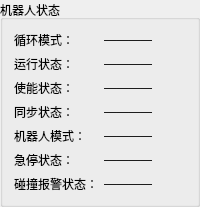
      <widget class="QGroupBox" name="groupBox_4">
       <property name="sizePolicy">
        <sizepolicy hsizetype="Preferred" vsizetype="Preferred">
         <horstretch>0</horstretch>
         <verstretch>0</verstretch>
        </sizepolicy>
       </property>
       <property name="title">
        <string>机器人状态</string>
       </property>
       <layout class="QGridLayout" name="gridLayout_5">
        <item row="4" column="0">
         <widget class="QLabel" name="label_6">
          <property name="text">
           <string>机器人模式：</string>
          </property>
         </widget>
        </item>
        <item row="4" column="1">
         <widget class="QLabel" name="LB_robot_mode">
          <property name="text">
           <string>————</string>
          </property>
         </widget>
        </item>
        <item row="1" column="0">
         <widget class="QLabel" name="label_3">
          <property name="text">
           <string>运行状态：</string>
          </property>
         </widget>
        </item>
        <item row="2" column="1">
         <widget class="QLabel" name="LB_brake_state">
          <property name="text">
           <string>————</string>
          </property>
         </widget>
        </item>
        <item row="0" column="1">
         <widget class="QLabel" name="LB_cyclical_mode">
          <property name="text">
           <string>————</string>
          </property>
         </widget>
        </item>
        <item row="1" column="1">
         <widget class="QLabel" name="LB_running_state">
          <property name="text">
           <string>————</string>
          </property>
         </widget>
        </item>
        <item row="6" column="1">
         <widget class="QLabel" name="LB_crash_state">
          <property name="text">
           <string>————</string>
          </property>
         </widget>
        </item>
        <item row="0" column="0">
         <widget class="QLabel" name="label_2">
          <property name="text">
           <string>循环模式：</string>
          </property>
         </widget>
        </item>
        <item row="6" column="0">
         <widget class="QLabel" name="label_7">
          <property name="text">
           <string>碰撞报警状态：</string>
          </property>
         </widget>
        </item>
        <item row="3" column="0">
         <widget class="QLabel" name="label_5">
          <property name="text">
           <string>同步状态：</string>
          </property>
         </widget>
        </item>
        <item row="2" column="0">
         <widget class="QLabel" name="label_4">
          <property name="text">
           <string>使能状态：</string>
          </property>
         </widget>
        </item>
        <item row="3" column="1">
         <widget class="QLabel" name="LB_synch_state">
          <property name="text">
           <string>————</string>
          </property>
         </widget>
        </item>
        <item row="5" column="0">
         <widget class="QLabel" name="label_14">
          <property name="text">
           <string>急停状态：</string>
          </property>
         </widget>
        </item>
        <item row="5" column="1">
         <widget class="QLabel" name="LB_stop_state">
          <property name="text">
           <string>————</string>
          </property>
         </widget>
        </item>
       </layout>
      </widget>
